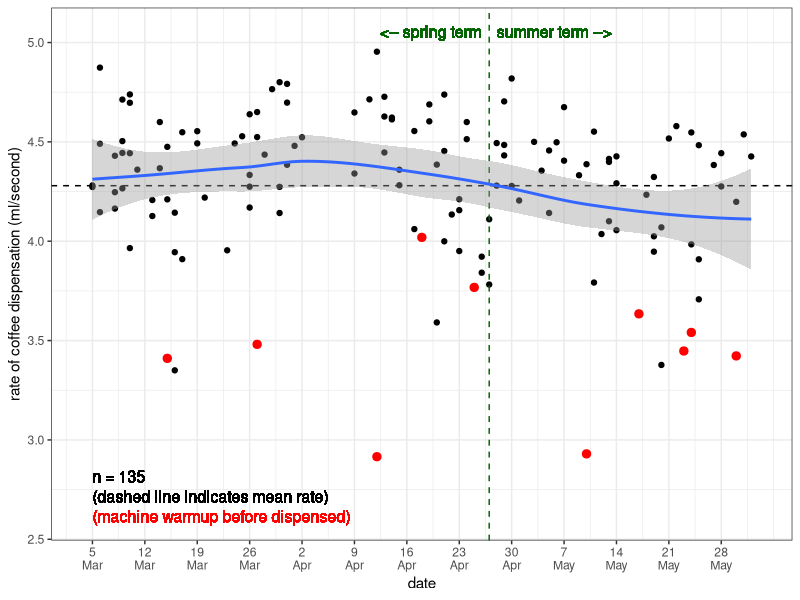
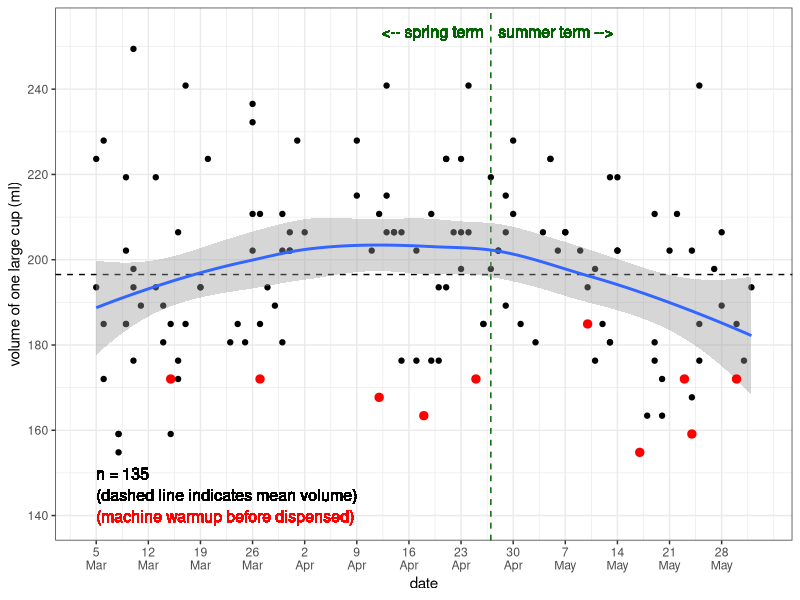
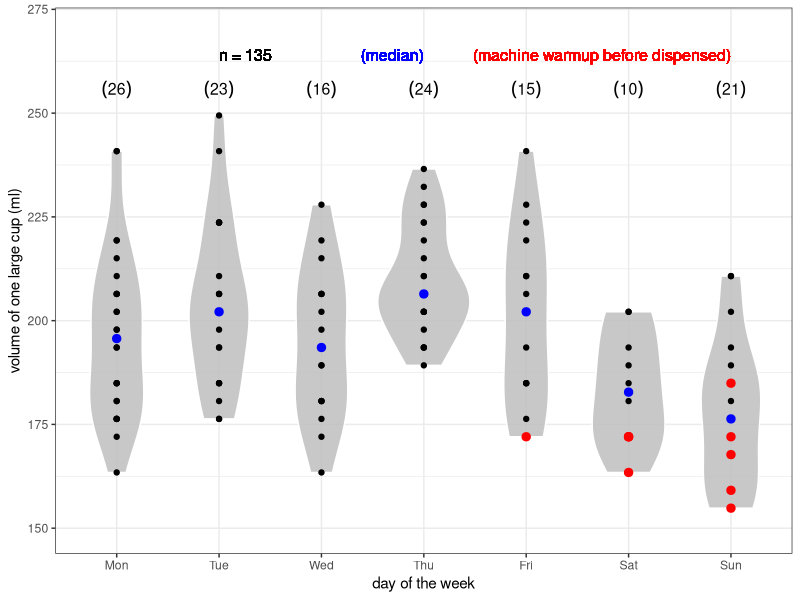
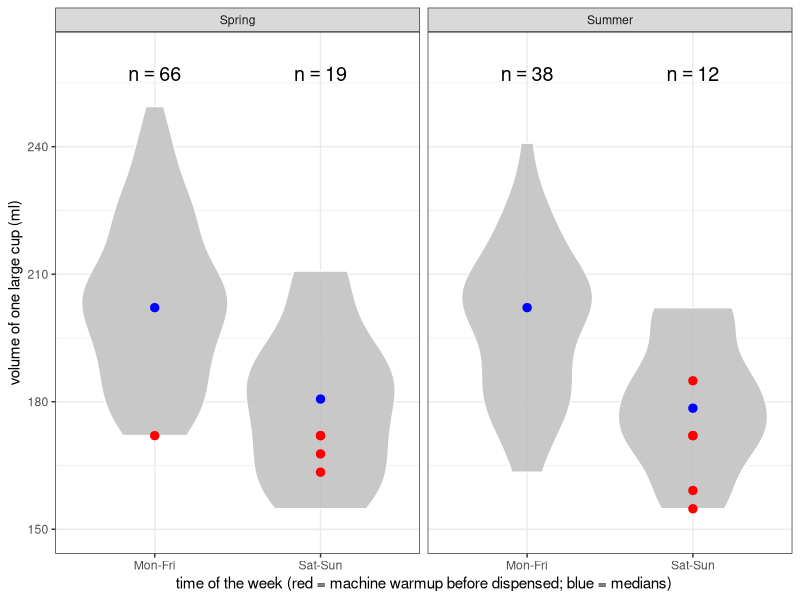
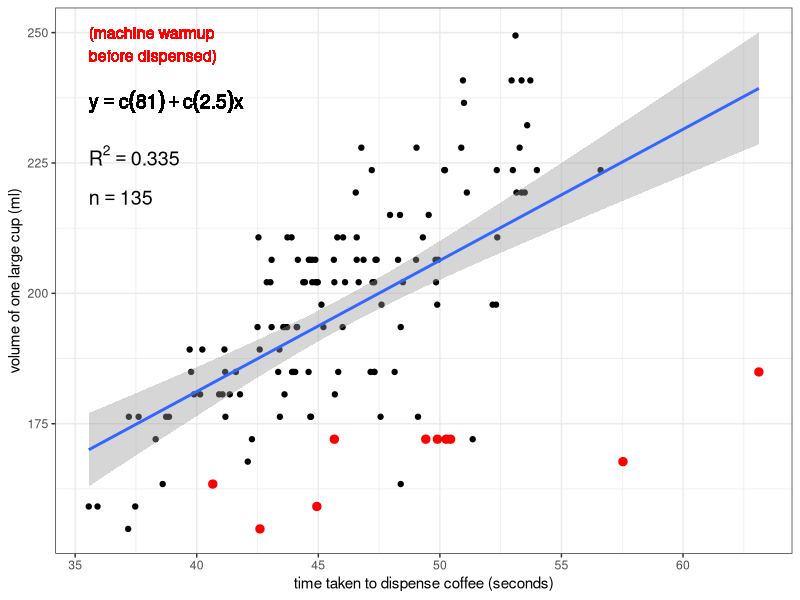
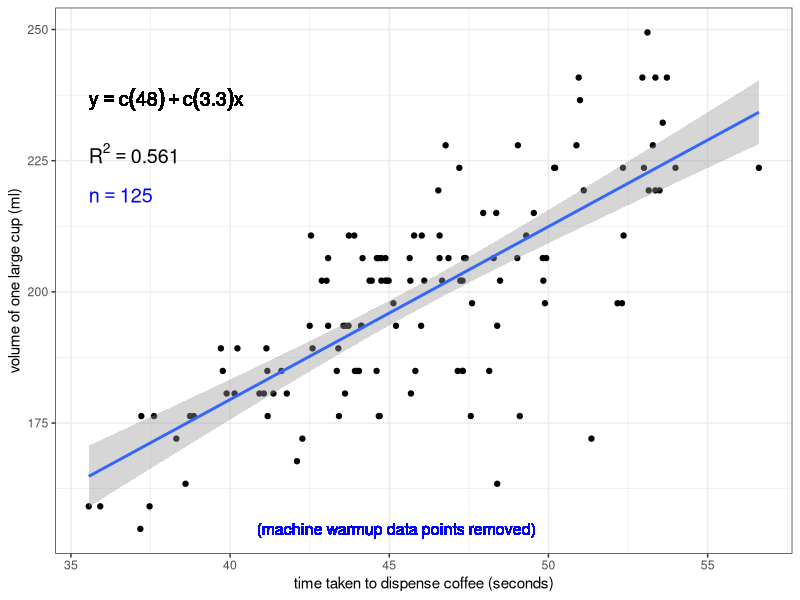

Source code (R) for these figures, in order:

### How does the espresso machine vary in the volume of
### coffee it dispenses for a single "large" cup?

setwd("/home/sam/Dropbox/github/coffee-data")
#setwd("wherever you put this file after downloading it")

library(ggplot2)

df <- read.csv("coffee-data.csv")

# The ruler I use to measure height (in order to calculate volume)
# has a 3 mm length between the zero mark and its end. So, we add 3 
# to the height...
df$height <- df$height + 3
# ... and then calculate volume and rate, 
# so we have more accurate data!
df$volume <- df$height*(3.1415*37^2)/1000
df$rate <- df$volume/df$duration

# Add a variable to 'df' indicating whether the coffee was pulled on
# a weekday ("Mon-Fri") or a weekend ("Sat-Sun")
for (i in 1:length(df$day))
{
  df$workday[i] <- ifelse(df$day[i]%in%"Sat" || df$day[i]%in%"Sun", "Sat-Sun", "Mon-Fri")
}

# Add a numeric variable of days of the year 
# (for the x-axis of the rate-by-date and volume-by-date plots)
date.to.num <- read.csv("date-to-numeric.csv")
df$day.yr <- 0  
for (i in 1:length(df$date))
{
  df$day.yr[i] <- date.to.num$day.yr[which(date.to.num$date%in%df$date[i])]
}

# Extract date labels and convert day and month values to character.
# This way you can later concatenate the two into a single character
# string separated by "\n" using paste(),
# so the x-axis text of the rate- and volume-by date plots is less horizontally crowded
dates.x <- date.to.num[which(date.to.num$day.yr%in%c(seq(from=min(df$day.yr), to=max(df$day.yr), by=7))),]
dates.x$day.label <- as.character(dates.x$day.label)
dates.x$month.label <- as.character(dates.x$month.label)

# sample size
n <- length(df$duration)
# label to print sample size in subsequent plot
n.text <- paste("n == ", n)
# data.frame of sample size label and coordinates
# at which to print it on the plot
n.df <- data.frame(n.text, x=min(df$duration), y=0.87*max(df$volume))


################################
### 1. Rate vs. date
{
  # create plot of rate vs. date
  rate.date <- ggplot(df, aes(day.yr, rate)) +
    geom_point() +
    geom_hline(yintercept=mean(df$rate), linetype="dashed") +
    geom_vline(xintercept=117, linetype="dashed", color="darkgreen") +
    stat_smooth(method="loess") +
    xlab("date") +
    ylab("rate of coffee dispensation (ml/second)") +
    # scale x-axis text to weekly ticks, print dates as two lines of text
    scale_x_continuous(breaks=c(seq(from=min(df$day.yr), to=max(df$day.yr), by=7)),
                       labels=paste(dates.x$day.label,"\n",dates.x$month.label,sep="")) +
    coord_cartesian(xlim=c(min(df$day.yr)-1,max(df$day.yr)+1)) +
    theme(axis.text=element_text(size=4), axis.title=element_text(size=5)) +
    theme_bw()
  
  rate.date <- rate.date +
    geom_point(data=df[df$warmup%in%"yes",], color="red", size=2.5) +
    geom_text(aes(x=64,y=min(df$rate)-0.3,label="(machine warmup before dispensed)"),
              hjust=0,vjust=0.5,color="red",size=4) +
    geom_text(aes(x=64,y=min(df$rate)-0.2,label="(dashed line indicates mean rate)"),
              hjust=0,vjust=0.5,size=4) +
    geom_text(aes(x=64,y=min(df$rate)-0.1,label=paste("n = ", length(df$volume), sep="")),
              hjust=0,vjust=0.5,size=4) +
    # spring term text
    geom_text(aes(x=116,y=max(df$rate)+0.1,label="<-- spring term"),
              hjust=1,vjust=0.5,color="darkgreen",size=4) +
    # summer term text
    geom_text(aes(x=118,y=max(df$rate)+0.1,label="summer term -->"),
              hjust=0,vjust=0.5,color="darkgreen",size=4)
  
  # view plot in R window
  rate.date
  
  # save plot to file as .jpeg
  jpeg("coffee-rate-by-date.jpeg", width=8, height=5, units="in", res=300)
  print(rate.date)
  dev.off()
}


################################
### 2. Volume vs. date
{
  volume.date <- ggplot(df, aes(day.yr, volume)) +
    geom_point() +
    geom_hline(yintercept=mean(df$volume), linetype="dashed") +
    geom_vline(xintercept=117, linetype="dashed", color="darkgreen") +
    stat_smooth(method="loess") +
    xlab("date") +
    ylab("volume of one large cup (ml)") +
    # scale x-axis text to weekly ticks, print dates as two lines of text
    scale_x_continuous(breaks=c(seq(from=min(df$day.yr), to=max(df$day.yr), by=7)),
                       labels=paste(dates.x$day.label,"\n",dates.x$month.label,sep="")) +
    coord_cartesian(xlim=c(min(df$day.yr)-1,max(df$day.yr)+1)) +
    theme(axis.text=element_text(size=4, angle=45), axis.title=element_text(size=5)) +
    theme_bw()
  
  volume.date <- volume.date +
    geom_point(data=df[df$warmup%in%"yes",], color="red", size=2.5) +
    geom_text(aes(x=64,y=min(df$volume)-15,label="(machine warmup before dispensed)"),
              hjust=0,vjust=0.5,color="red",size=4) +
    geom_text(aes(x=64,y=min(df$volume)-10,label="(dashed line indicates mean volume)"),
              hjust=0,vjust=0.5,size=4) +
    geom_text(aes(x=64,y=min(df$volume)-5,label=paste("n = ", length(df$volume), sep="")),
              hjust=0,vjust=0.5,size=4) +
    # spring term text
    geom_text(aes(x=116,y=max(df$volume)+4,label="<-- spring term"),
              hjust=1,vjust=0.5,color="darkgreen",size=4) +
    # summer term text
    geom_text(aes(x=118,y=max(df$volume)+4,label="summer term -->"),
              hjust=0,vjust=0.5,color="darkgreen",size=4)
  
  # view plot in R window
  volume.date
  
  # save plot to file as .jpeg
  jpeg("coffee-volume-by-date.jpeg", width=8, height=5, units="in", res=300)
  print(volume.date)
  dev.off()
}


################################
### 3. Distributions of volume dispensed by day
{
  df$day <- factor(df$day, levels=c("Mon","Tue","Wed","Thu","Fri","Sat","Sun"))
  #df$term <- factor(df$term, levels=c("Spring","Summer"))
  
  median.by.day <- data.frame(c("Mon","Tue","Wed","Thu","Fri","Sat","Sun"),
                              c(0,0,0,0,0,0,0),
                              c(0,0,0,0,0,0,0))
  
  #median.by.day <- data.frame(c("Mon","Tue","Wed","Thu","Fri","Sat","Sun",
  #                              "Mon","Tue","Wed","Thu","Fri","Sat","Sun"),
  #                            c("Spring","Spring","Spring","Spring","Spring","Spring","Spring",
  #                              "Summer","Summer","Summer","Summer","Summer","Summer","Summer"),
  #                            c(0,0,0,0,0,0,0,0,0,0,0,0,0,0),
  #                            c(0,0,0,0,0,0,0,0,0,0,0,0,0,0))
  
  names(median.by.day) <- c("day", "median.volume", "n")
  
  #names(median.by.day) <- c("day", "term", "median.volume", "n")
  
  for (i in 1:7)
  {
    median.by.day$median.volume[i] <- median(df$volume[df$day%in%median.by.day$day[i]])
    median.by.day$n[i] <- length(df$volume[df$day%in%median.by.day$day[i]])
  }
  
  #for (i in 1:7)
  #{
  #  median.by.day$median.volume[i] <- median(df$volume[df$day%in%median.by.day$day[i] && df$term%in%"Spring"])
  #  median.by.day$n[i] <- length(df$volume[df$day%in%median.by.day$day[i] && df$term%in%"Spring"])
  #}
  
  #for (i in 8:14)
  #{
  #  median.by.day$median.volume[i] <- median(df$volume[df$day%in%median.by.day$day[i] && df$term%in%"Summer"])
  #  median.by.day$n[i] <- length(df$volume[df$day%in%median.by.day$day[i] && df$term%in%"Summer"])
  #}
  
  # generate violin-and-boxplot plot with points overlayed and jittered to better reflect sample size
  vol.day <- ggplot(df, aes(day, volume)) +
    #  facet_wrap(~ term, ncol=1, nrow=2) +
    geom_violin(color="white", fill="gray", alpha=0.85) +
    geom_point()
  
  # add layer highlighting points where espresso machine needed to
  # "warm up" before dispensing coffee
  vol.day <- vol.day +
    geom_point(data=df[df$warmup%in%"yes",], color="red", size=2.5) +
    geom_text(aes(x="Sun", y=max(df$volume)+16, label="(machine warmup before dispensed)"),
              hjust=1,vjust=1,size=4,color="red") +
    geom_text(aes(x="Thu", y=max(df$volume)+16, label="(median)"),
              hjust=1,vjust=1,size=4,color="blue") +
    geom_text(aes(x="Tue", y=max(df$volume)+16, label=paste("n = ", length(df$volume), sep="")),
              hjust=0,vjust=1,size=4) +
    #geom_point(position=position_jitter(width=0.1,height=0)) +
    # plot points representing median volumes for weekdays and weekends
    geom_point(data=median.by.day, aes(day,median.volume),color="blue",size=2.5) +
    xlab("day of the week") +
    ylab("volume of one large cup (ml)") +
    theme(axis.text=element_text(size=4), axis.title=element_text(size=5)) +
    coord_cartesian(ylim=c(min(df$volume)-5,max(df$volume)+20)) +
    theme_bw()
  
  # add sample sizes for weekdays and weekends
  vol.day <- vol.day +
    geom_text(data=median.by.day, aes(day,y=max(df$volume)+4),
              label=paste("(", median.by.day$n, ")", sep=""),
              parse=TRUE,hjust=0.5,vjust=0,size=4)
  
  # view plot in R window
  vol.day
  
  # save plot to file as .jpeg
  jpeg("coffee-volume-by-day.jpeg", width=8, height=5, units="in", res=300)
  print(vol.day)
  dev.off()
}


################################
### 4. Distributions of volume dispensed: weekdays vs. weekends
{
  df$workday <- factor(df$workday)
  df$term <- factor(df$term, levels=c("Spring","Summer"))
  
  df.text <- data.frame(c("Spring", "Spring", "Summer", "Summer"),
                        c("Mon-Fri", "Sat-Sun", "Mon-Fri", "Sat-Sun"),
                        c(0,0,0,0),
                        c(0,0,0,0))
  names(df.text) <- c("term", "workday", "n", "median")
  
  df.spring <- df[df$term%in%"Spring",]
  df.text$n[1] <- length(df.spring$volume[df.spring$workday%in%"Mon-Fri"])
  df.text$n[2] <- length(df.spring$volume[df.spring$workday%in%"Sat-Sun"])
  df.text$median[1] <- median(df.spring$volume[df.spring$workday%in%"Mon-Fri"])
  df.text$median[2] <- median(df.spring$volume[df.spring$workday%in%"Sat-Sun"])
  rm(df.spring)
  
  df.summer <- df[df$term%in%"Summer",]
  df.text$n[3] <- length(df.summer$volume[df.summer$workday%in%"Mon-Fri"])
  df.text$n[4] <- length(df.summer$volume[df.summer$workday%in%"Sat-Sun"])
  df.text$median[3] <- median(df.summer$volume[df.summer$workday%in%"Mon-Fri"])
  df.text$median[4] <- median(df.summer$volume[df.summer$workday%in%"Sat-Sun"])
  rm(df.summer)
  
  # median volumes for weekday and weekend categories
  #med.week <- median(df$volume[df$workday%in%"Mon-Fri"])
  #med.wkend <- median(df$volume[df$workday%in%"Sat-Sun"])
  
  # generate violin-and-boxplot plot with points overlayed and jittered to better reflect sample size
  vol.workday <- ggplot(df, aes(workday, volume)) +
    facet_wrap(~ term, ncol=2) +
    geom_violin(color="white", fill="gray", alpha=0.85)
  
  # add layer highlighting points where espresso machine needed to
  # "warm up" before dispensing coffee
  vol.workday <- vol.workday +
    geom_point(data=df[df$warmup%in%"yes",], color="red", size=2.5) +
    #geom_text(data=t, aes(x,y,label=char),parse=TRUE,vjust=0,size=2) +
    #geom_text(aes(x="Sat-Sun", y=max(df$volume)+10, label="(machine warmup before dispensed)"),
    #          hjust=1,vjust=1,size=4,color="red") +
    #geom_text(aes(x="Sat-Sun", y=max(df$volume)+4, label="(median)"),
    #          hjust=1,vjust=1,size=4,color="blue") +
    #geom_point(position=position_jitter(width=0.1,height=0)) +
    # plot points representing median volumes for weekdays and weekends
    geom_point(data=df.text, aes(workday,median), color="blue",size=2.5) +
    #geom_point(aes(x="Sat-Sun",y=med.wkend),color="blue",size=2.5) +
    xlab("time of the week (red = machine warmup before dispensed; blue = medians)") +
    ylab("volume of one large cup (ml)") +
    theme(axis.text=element_text(size=4), axis.title=element_text(size=5)) +
    coord_cartesian(ylim=c(min(df$volume)-5,max(df$volume)+12)) +
    theme_bw()
  
  # add sample sizes for weekdays and weekends
  vol.workday <- vol.workday +
    geom_text(data=df.text, aes(x=workday,y=max(df$volume)+6,
                                label=paste("n == ", n)),
              parse=TRUE, hjust=0.5, vjust=0, size=5)
  #geom_text(aes(x="Mon-Fri",y=max(df$volume)+15,
  #              label=paste("n == ", length(df$workday[which(df$workday%in%"Mon-Fri")]))),
  #          parse=TRUE,hjust=0.5,vjust=0,size=5) +
  #geom_text(aes(x="Sat-Sun",y=max(df$volume)+15,
  #              label=paste("n == ", length(df$workday[which(df$workday%in%"Sat-Sun")]))),
  #          parse=TRUE,hjust=0.5,vjust=0,size=5)
  
  # print plot in R window
  vol.workday
  
  # save plot to file as .jpeg
  jpeg("coffee-volume-by-workday.jpeg", width=7, height=5, units="in", res=300)
  print(vol.workday)
  dev.off()
}


################################
### 5. Volume vs. duration (time taken to dispense coffee)
{
  # calculate R-squared value
  rsq <- signif(summary(lm(df$volume ~ df$duration))$r.squared, digits=3)
  # make a label to print R-squared value in subsequent plot
  rsq.text <- paste("R^2 == ",rsq)
  # make a data.frame of R-squared value label and coordinates
  # at which to print it on the plot
  rsq.df <- data.frame(rsq.text,x=min(df$duration),y=0.9*max(df$volume))
  
  # function to extract regression equation
  lm_eqn <- function(df)
  {
    m <- lm(df$volume ~ df$duration)
    eq <- substitute(y == a + b*x, 
                     list(a = format(coef(m)[1], digits = 2), 
                          b = format(coef(m)[2], digits = 2)))
    as.character(as.expression(eq))                 
  }
  
  # calculate R-squared value -- EXCLUDING machine warmup data
  #rsq.no <- signif(summary(lm(df$volume[df$warmup%in%"no"] ~ df$duration[df$warmup%in%"no"]))$r.squared, digits=3)
  # make a label to print R-squared value in subsequent plot
  #rsq.text.no <- paste("R^2 == ",rsq.no)
  # make a data.frame of R-squared value label and coordinates
  # at which to print it on the plot
  #rsq.df.no <- data.frame(rsq.text.no,x=min(df$duration),y=0.9*max(df$volume))
  
  # function to extract regression equation -- EXCLUDING machine warmup data
  #lm_eqn.no <- function(df)
  #{
  #  m <- lm(df$volume[df$warmup%in%"no"] ~ df$duration[df$warmup%in%"no"])
  #  eq <- substitute(y == a + b*x, 
  #                   list(a = format(coef(m)[1], digits = 2), 
  #                        b = format(coef(m)[2], digits = 2)))
  #  as.character(as.expression(eq))                 
  #}
  
  # generate plot w/ simple linear regression overlayed
  plot <- ggplot(df, aes(duration, volume)) +
    geom_point() +
    stat_smooth(method="lm") +
    #stat_smooth(data=df[df$warmup%in%"no",], method="lm", color="black", alpha=0) +
    xlab("time taken to dispense coffee (seconds)") +
    ylab("volume of one large cup (ml)") +
    theme(axis.text=element_text(size=4), axis.title=element_text(size=5)) +
    theme_bw()
  
  # add regression equation to plot
  plot <- plot + 
    geom_text(data=n.df, aes(x,y,label=n.text),parse=TRUE,hjust=0,vjust=0,size=5) +
    geom_text(data=rsq.df, aes(x,y,label=rsq.text),parse=TRUE,hjust=0,vjust=0,size=5) +
    geom_text(aes(x=min(df$duration),y=0.94*max(df$volume),label=lm_eqn(df)),parse=TRUE,hjust=0,vjust=0,size=5)
  
  # add a layer that highlights the last data point recorded
  #plot <- plot +
  #  geom_point(data=df[length(df$duration),],color="red",size=2.5)
  
  # add a layer that highlights data points where espresso machine 
  # had to "warm up" before dispensing coffee
  plot <- plot +
    geom_point(data=df[df$warmup%in%"yes",], color="red", size=2.5) +
    geom_text(aes(x=min(df$duration),y=0.98*max(df$volume),label="(machine warmup\nbefore dispensed)"),
              hjust=0,vjust=0,color="red",size=4)
  
  # print plot in R window
  plot
  
  # save plot directly to file as a .jpeg
  jpeg("coffee-volume-vs-duration-all.jpeg", width=7, height=5, units="in", res=300)
  print(plot)
  dev.off()
}


################################
### 6. Volume vs. duration (time taken to dispense coffee)
### EXCLUDING instances where machine had to warm up
{
  # subset df by removing machine warmup rows
  df.no <- df[df$warmup%in%"no",]
  
  # recalculate sample size
  n <- length(df.no$duration)
  # label to print sample size in subsequent plot
  n.text <- paste("n == ", n)
  # data.frame of sample size label and coordinates
  # at which to print it on the plot
  n.df <- data.frame(n.text, x=min(df.no$duration), y=0.87*max(df.no$volume))
  
  # recalculate R-squared value
  rsq <- signif(summary(lm(df.no$volume ~ df.no$duration))$r.squared, digits=3)
  # make a label to print R-squared value in subsequent plot
  rsq.text <- paste("R^2 == ",rsq)
  # make a data.frame of R-squared value label and coordinates
  # at which to print it on the plot
  rsq.df <- data.frame(rsq.text,x=min(df.no$duration),y=0.9*max(df.no$volume))
  
  # function to extract regression equation
  lm_eqn <- function(df.no)
  {
    m <- lm(df.no$volume ~ df.no$duration)
    eq <- substitute(y == a + b*x, 
                     list(a = format(coef(m)[1], digits = 2), 
                          b = format(coef(m)[2], digits = 2)))
    as.character(as.expression(eq))                 
  }
  
  # generate plot w/ simple linear regression overlayed
  plot.no.warmup <- ggplot(df.no, aes(duration, volume)) +
    geom_point() +
    stat_smooth(method="lm") +
    xlab("time taken to dispense coffee (seconds)") +
    ylab("volume of one large cup (ml)") +
    theme(axis.text=element_text(size=4), axis.title=element_text(size=5)) +
    theme_bw()
  
  # add regression equation to plot
  plot.no.warmup <- plot.no.warmup + 
    geom_text(data=n.df, aes(x,y,label=n.text),parse=TRUE,hjust=0,vjust=0,size=5,color="blue") +
    geom_text(data=rsq.df, aes(x,y,label=rsq.text),parse=TRUE,hjust=0,vjust=0,size=5) +
    geom_text(aes(x=min(df.no$duration),y=0.94*max(df.no$volume),label=lm_eqn(df.no)),parse=TRUE,hjust=0,vjust=0,size=5)
    
  # add a layer that highlights data points where espresso machine 
  # had to "warm up" before dispensing coffee
  plot.no.warmup <- plot.no.warmup +
    geom_text(aes(x=mean(df.no$duration)-5,y=min(df.no$volume),label="(machine warmup data points removed)"),
              hjust=0,vjust=0.5,color="blue",size=4)
  
  # print plot in R window
  plot.no.warmup
  
  # save plot directly to file as a .jpeg
  jpeg("coffee-volume-vs-duration-excluding-warmup-data.jpeg", width=7, height=5, units="in", res=300)
  print(plot.no.warmup)
  dev.off()
}
